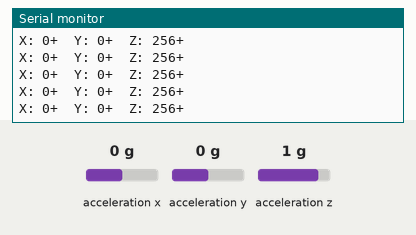
Simulated run of this sketch. Board: Arduino Uno, built with avr-gcc and run on an emulated ATmega328P. On the bench: the last lines printed to the serial monitor. Wiring (inferred from the names in the program): ADXL345 accelerometer at I2C address 0x53. The test bench sets the inputs (shaded band); at power-on: acceleration z 1 g, acceleration x 0 g, acceleration y 0 g.

Above: at 1.2 s.
1.3 s: acceleration z set to 0 g
At 1.35 s:
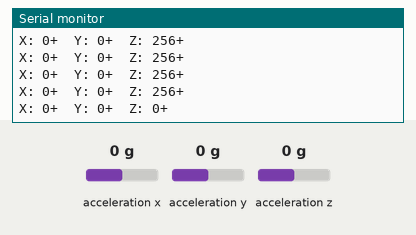
4.3 s: acceleration x set to -1.4 g
At 4.32 s:
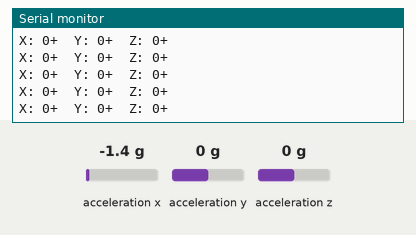
5.8 s: acceleration y set to -1.4 g
At 5.81 s:
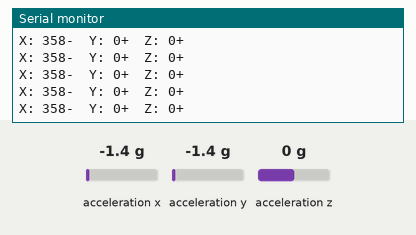

The sketch:

adxl_pru.ino
```cpp
//#include <Wire.h>
//
//#define ADXL345_ADDRESS 0x53
//
//void setup() {
//  Serial.begin(9600);
//  Wire.begin();
//
//  // Activar el ADXL345
//  Wire.beginTransmission(ADXL345_ADDRESS);
//  Wire.write(0x2D);
//  Wire.write(0x08);
//  Wire.endTransmission();
//
//  // Configurar el ADXL345
//  Wire.beginTransmission(ADXL345_ADDRESS);
//  Wire.write(0x31);
//  Wire.write(0x0B);
//  Wire.endTransmission();
//
//  // Establecer el rango de medición
//  //Wire.beginTransmission(ADXL345_ADDRESS);
//  //Wire.write(0x31);
//  //Wire.write(0x09);
//  //Wire.endTransmission();
//
//  // Establecer la tasa de muestreo
//  Wire.beginTransmission(ADXL345_ADDRESS);
//  Wire.write(0x2C);
//  Wire.write(0x08);
//  Wire.endTransmission();
//}
//
//void loop() {
//  // Leer los datos del ADXL345
//  Wire.beginTransmission(ADXL345_ADDRESS);
//  Wire.write(0x32);
//  Wire.endTransmission();
//  Wire.requestFrom(ADXL345_ADDRESS, 6);
//
//  int x = (Wire.read() | (Wire.read() << 8));
//  int y = (Wire.read() | (Wire.read() << 8));
//  int z = (Wire.read() | (Wire.read() << 8));
//
//  // Imprimir los datos en el monitor serie
//  Serial.print("X=");
//  Serial.print(x);
//  Serial.print(" Y=");
//  Serial.print(y);
//  Serial.print(" Z=");
//  Serial.println(z);
//
//  delay(40);
//}
#include <Wire.h>

#define ADXL345_ADDRESS (0x53) // Dirección del sensor ADXL345 en I2C bus
#define ADXL345_TO_READ (6) // Número de bytes a leer en una sola lectura

int16_t accel_x, accel_y, accel_z; // Variables para almacenar los valores de aceleración
bool x_sign, y_sign, z_sign; // Variables para almacenar el signo de cada eje

void setup() {
  Wire.begin(); // Iniciar el bus I2C
  Serial.begin(9600); // Iniciar la comunicación serial
  // Configurar el sensor ADXL345 en modo de medición continua
  Wire.beginTransmission(ADXL345_ADDRESS);
  Wire.write(0x31); // Seleccionar el registro POWER_CTL
  Wire.write(0x0B); // Activar la medición continua
  Wire.endTransmission();
}

void loop() {
  Wire.beginTransmission(ADXL345_ADDRESS); // Iniciar una transmisión I2C al sensor
  Wire.write(0x32); // Seleccionar el registro DATAX0 para iniciar la lectura de los datos de aceleración
  Wire.endTransmission(false); // Finalizar la transmisión sin liberar el bus I2C

  // Leer los datos de aceleración y almacenarlos en las variables correspondientes
  Wire.requestFrom(ADXL345_ADDRESS, ADXL345_TO_READ, true);
  accel_x = Wire.read() | (Wire.read() << 8);
  accel_y = Wire.read() | (Wire.read() << 8);
  accel_z = Wire.read() | (Wire.read() << 8);

  // Obtener el signo de cada eje
  x_sign = (accel_x < 0);
  y_sign = (accel_y < 0);
  z_sign = (accel_z < 0);

  // Imprimir los valores de aceleración y los signos en la consola serial
  Serial.print("X: ");
  Serial.print(abs(accel_x));
  if (x_sign) {
    Serial.print("-");
  } else {
    Serial.print("+");
  }
  Serial.print("\tY: ");
  Serial.print(abs(accel_y));
  if (y_sign) {
    Serial.print("-");
  } else {
    Serial.print("+");
  }
  Serial.print("\tZ: ");
  Serial.print(abs(accel_z));
  if (z_sign) {
    Serial.print("-");
  } else {
    Serial.print("+");
  }
  Serial.println();

  delay(40); // Esperar 25 ms para tomar la siguiente lectura de aceleración
}
```

Measured:
- after the input at 1.3 s, the serial monitor: prints a new line at once (image 1)
